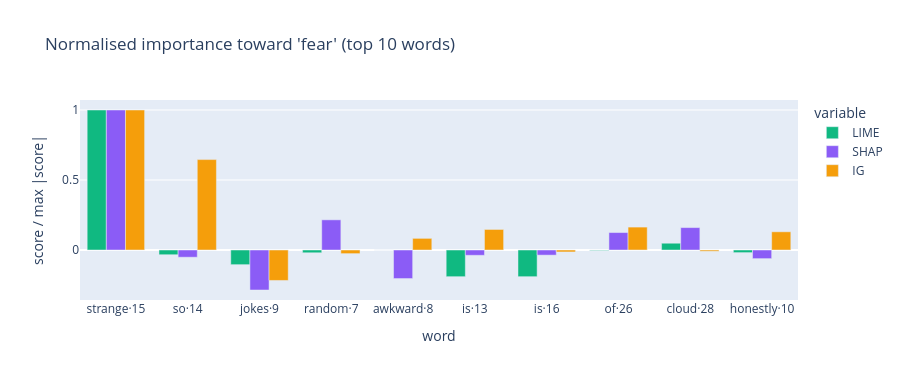

Write notebook code for a chart like this one.
### Markdown cell above
### Q11 *(8 marks)* — Head-to-head comparison
Write **`compare(text, label)`** returning a DataFrame with columns **`word, LIME, SHAP, IG`** (one row per word). Use `cached(...)`; for LIME pass `num_features=len(text.split())` so every word gets a score.

Then for `amb_text` (top-1 emotion):
1. Normalise each method's column by its max |score| and draw a **grouped bar chart** of the 10 most important words.
2. Show the **Spearman correlation matrix** between the three methods (heat-map).
3. Print the **top-3 words** of each method.

<details><summary>🔑 <b>Hint</b> (click to open)</summary>

<code>C[['LIME','SHAP','IG']].corr(method='spearman')</code>. Most important words: <code>norm.abs().max(axis=1).nlargest(10).index</code>.
</details>

### Code cell
# ✏️ Q11 — YOUR CODE HERE
def compare(text, label):
    n = len(text.split())
    l = cached("LIME", text, label=label, num_features=n)
    s = cached("SHAP", text, label=label)
    g = cached("IG", text, label=label)
    return pd.DataFrame({"word": l["words"], "LIME": l["scores"], "SHAP": s["scores"], "IG": g["scores"]})

cmp_df = compare(amb_text, top1)
norm = cmp_df[["LIME", "SHAP", "IG"]].apply(lambda col: col / max(1e-12, col.abs().max()))
norm.index = [f"{w}·{i}" for i, w in enumerate(cmp_df.word)]

# 1. grouped bar chart of the 10 most important words
top10 = norm.loc[norm.abs().max(axis=1).nlargest(10).index]
px.bar(top10, barmode="group", color_discrete_map={"LIME": "#10B981", "SHAP": "#8B5CF6", "IG": "#F59E0B"},
       labels={"value": "score / max |score|", "index": "word"},
       title=f"Normalised importance toward '{EMOTIONS[top1]}' (top 10 words)").update_layout(height=380).show()

# 2. Spearman correlation heat-map
corr = cmp_df[["LIME", "SHAP", "IG"]].corr(method="spearman")
px.imshow(corr, text_auto=".2f", color_continuous_scale="RdBu", zmin=-1, zmax=1,
          title="Spearman correlation between methods").update_layout(height=340, width=420).show()

# 3. top-3 words of each method
for m in ["LIME", "SHAP", "IG"]:
    print(f"{m:>4} top-3:", list(cmp_df.assign(a=cmp_df[m].abs()).nlargest(3, "a").word))

### Figure 1 — Plotly figure (JSON) as saved in the notebook; plotly's stock layout.template omitted (floating-point values rounded to 4 significant figures)
{"data": [{"alignmentgroup": "True", "hovertemplate": "variable=LIME<br>word=%{x}<br>score / max |score|=%{y}<extra></extra>", "legendgroup": "LIME", "marker": {"color": "#10B981", "pattern": {"shape": ""}}, "name": "LIME", "offsetgroup": "LIME", "orientation": "v", "showlegend": true, "textposition": "auto", "type": "bar", "x": ["strange·15", "so·14", "jokes·9", "random·7", "awkward·8", "is·13", "is·16", "of·26", "cloud·28", "honestly·10"], "xaxis": "x", "y": [1.0, -0.03363, -0.1046, -0.01965, 9.011e-05, -0.1903, -0.1903, -0.003517, 0.04859, -0.01855], "yaxis": "y"}, {"alignmentgroup": "True", "hovertemplate": "variable=SHAP<br>word=%{x}<br>score / max |score|=%{y}<extra></extra>", "legendgroup": "SHAP", "marker": {"color": "#8B5CF6", "pattern": {"shape": ""}}, "name": "SHAP", "offsetgroup": "SHAP", "orientation": "v", "showlegend": true, "textposition": "auto", "type": "bar", "x": ["strange·15", "so·14", "jokes·9", "random·7", "awkward·8", "is·13", "is·16", "of·26", "cloud·28", "honestly·10"], "xaxis": "x", "y": [1.0, -0.05146, -0.2855, 0.2156, -0.2038, -0.03781, -0.03657, 0.1248, 0.1602, -0.0615], "yaxis": "y"}, {"alignmentgroup": "True", "hovertemplate": "variable=IG<br>word=%{x}<br>score / max |score|=%{y}<extra></extra>", "legendgroup": "IG", "marker": {"color": "#F59E0B", "pattern": {"shape": ""}}, "name": "IG", "offsetgroup": "IG", "orientation": "v", "showlegend": true, "textposition": "auto", "type": "bar", "x": ["strange·15", "so·14", "jokes·9", "random·7", "awkward·8", "is·13", "is·16", "of·26", "cloud·28", "honestly·10"], "xaxis": "x", "y": [1.0, 0.6459, -0.2174, -0.02578, 0.08336, 0.147, -0.01383, 0.1638, -0.008698, 0.1302], "yaxis": "y"}], "layout": {"barmode": "group", "height": 380, "legend": {"title": {"text": "variable"}, "tracegroupgap": 0}, "title": {"text": "Normalised importance toward 'fear' (top 10 words)"}, "xaxis": {"anchor": "y", "domain": [0.0, 1.0], "title": {"text": "word"}}, "yaxis": {"anchor": "x", "domain": [0.0, 1.0], "title": {"text": "score / max |score|"}}}}
